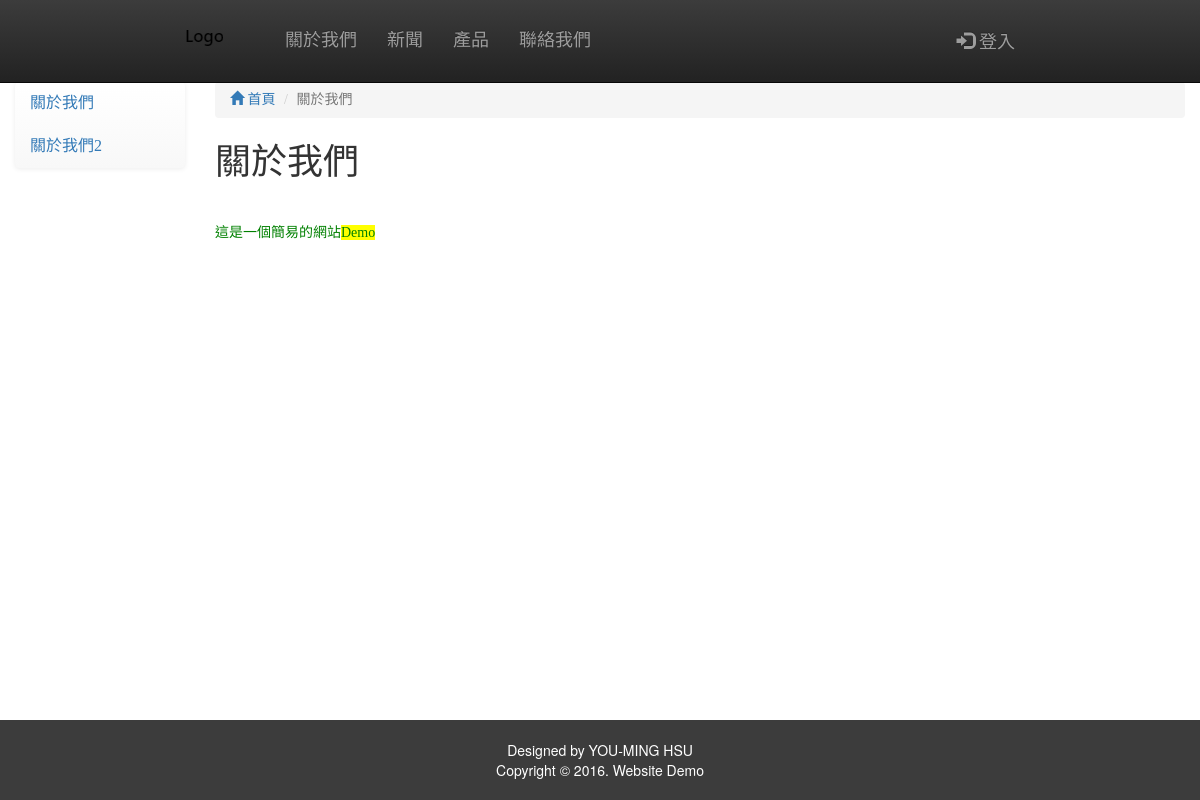
/about, run on the app's committed database.
### tables this page shows
CREATE TABLE IF NOT EXISTS `about` (
  `aboutID` int(25) NOT NULL AUTO_INCREMENT,
  `aboutTitle` varchar(30) NOT NULL,
  `aboutContent` text NOT NULL,
  `aboutState` tinyint(1) NOT NULL DEFAULT '1',
  PRIMARY KEY (`aboutID`),
  UNIQUE KEY `aboutTitle` (`aboutTitle`)
);

### application/controllers/About.php (called while the page is built, shortened)
<?php
class About extends Public_Controller {
        public function __construct()
        {
                $this->load->model('about_model');
        }
        public function index($title = NULL)
        {
                $title = urldecode($title);
                $data['about'] = $this->about_model->read();
                $data['content'] = $this->about_model->get_about_content($title);
                $data['title'] = 'About';
                $data['nav_about'] = $title;
                $this->load->view('templates/header', $data);
                $this->load->view('about/index', $data);
                $this->load->view('templates/footer');
        }
}

### public/index.php (called while the page is built, shortened)
<?php
require_once BASEPATH.'core/CodeIgniter.php';

### application/core/MY_Model.php (called while the page is built, shortened)
<?php
class MY_Model extends CI_Model {
  protected $table = NULL;
  protected function set_table($table,$id_name)
  {
    $this->table = $table;
  }
  public function read($limit = NULL,$offset = NULL)
  {
    $this->db->from($this->table);
    if($limit !== NULL){
      $this->db->limit($limit,$offset);
    }
    $query = $this->db->get();
    return $query->result_array();
  }
}

### application/views/about/index.php (the view, shortened to what this page needs)
            <div id="about_wrap" class="container-fluid text_style">
              <div class="row">
                  <div id="about_nav" class="col-md-2 col-sm-3 toggle_nav">
                    <div class="sidebar-nav">
                          <ul class="nav navbar-default">
<?php foreach ($about as $aboutItem): ?>
                              <li>
                                  <a href="/about/<?php echo $aboutItem['aboutTitle']?>"><?php echo $aboutItem['aboutTitle'] ?></a>
                              </li>
<?php endforeach ?>
                          </ul>
                    </div>
                  </div>
                  <div class="col-md-10 col-sm-9">
                    <ol class="breadcrumb nav_list" id="about_nav_list">
                      <li><a href="/"><span class="glyphicon glyphicon-home"></span> 首頁</a></li>
                      <?php echo $nav_about != NULL ? '<li><a href="/about">關於我們</a></li>
                      <li class="active">'.$nav_about.'</li>':'<li class="active">關於我們</li>'?>
                    </ol>
                  </div>
                  <div id="about_content_wrap" class="col-md-10 col-sm-9">
                      <div id="about_content">
<?php foreach ($content as $aboutContent): ?>
                      <h1><?php echo $aboutContent['aboutTitle'] ?></h1><br>
                      <p><?php echo $aboutContent['aboutContent'] ?></p>
<?php endforeach ?>
                      </div>
                  </div>
              </div>
            </div>

### public/css/logo-nav.css (style rules this page uses)
body { padding-top: 52px; }
@media (min-width:768px) { body { padding-top: 82px; } }

### public/css/footer.css (style rules this page uses)
html { position: relative; min-height: 100%; }
body { margin-bottom: 80px; }

### public/css/styles.css (style rules this page uses)
.text_style { font-family: 微軟正黑體; }
.toggle_nav { display: none; margin-bottom: 20px; }
.nav_list { margin-bottom: 5px; }
@media (min-width:768px) { .toggle_nav { display:block; margin-bottom: 0px; font-size: 16px; } }

### data on the page
about: aboutTitle "關於我們", aboutContent "這是一個簡易的網站 Demo"
about: aboutTitle "關於我們2"
